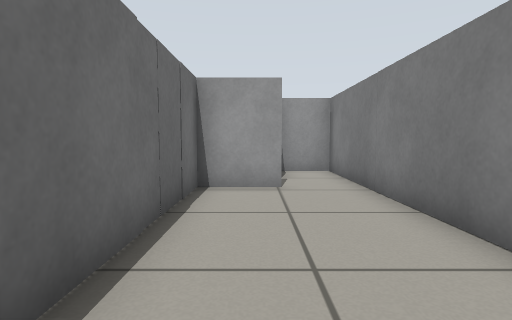
View 1 (above)

21 first-person views from a walk through a Gazebo world. The camera is 0.55 m above the floor, tilts 4° down and sees 80° across. The floor is counted in squares, 0.5 m on a side. Each view is taken from the middle of a square. On the plan, view 1 faces up. The plan holds only what a view shows up to about 12 squares ahead; the rest is blank. The robots in the file are not drawn.

View 2
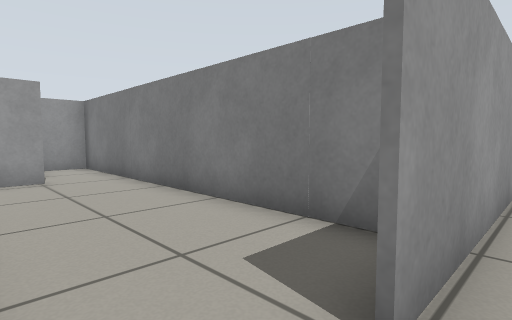

View 3
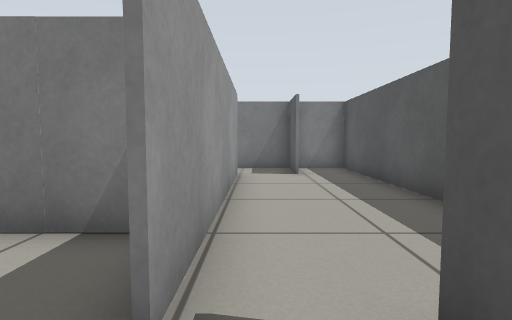

View 4
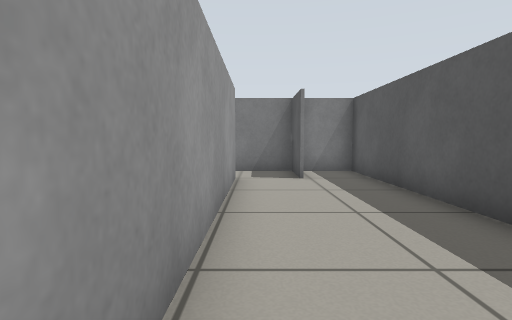

View 5
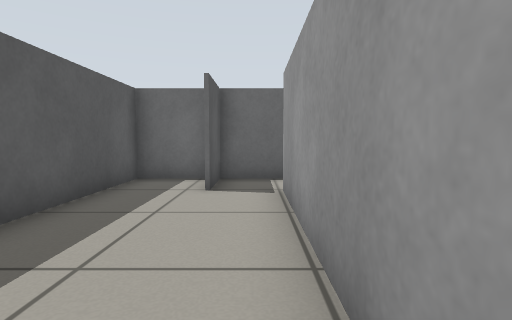

View 6
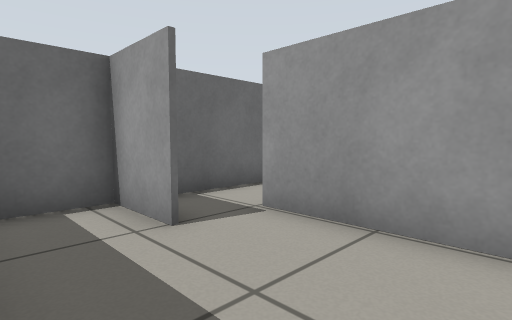

View 7
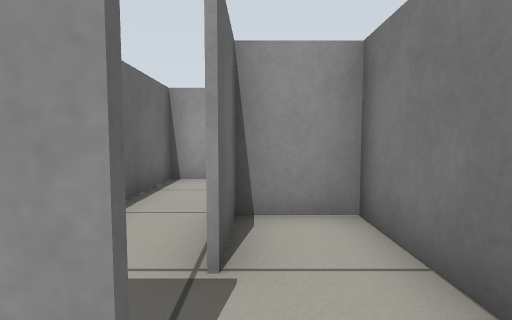

View 8
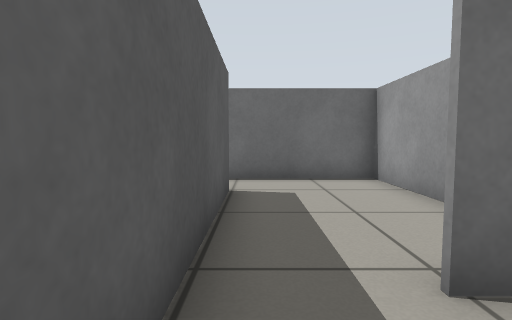

View 9
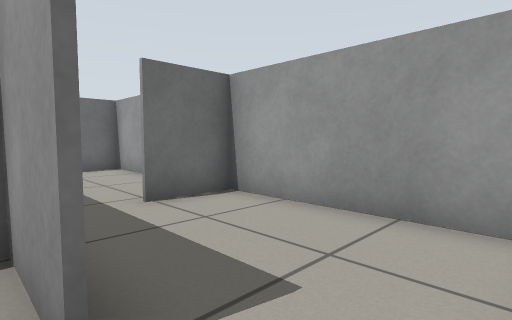

View 10
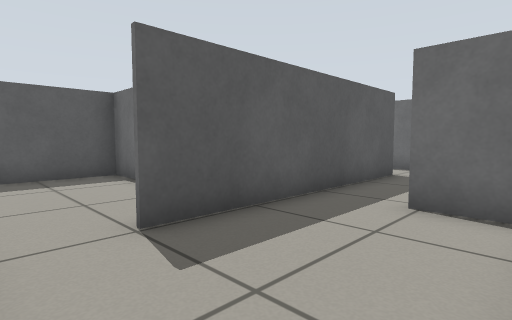

View 11
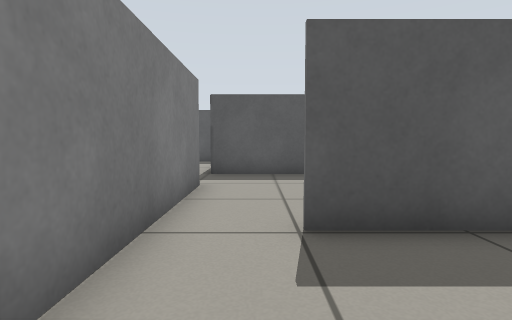

View 12
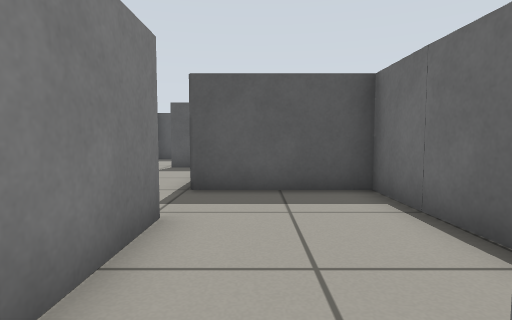

View 13
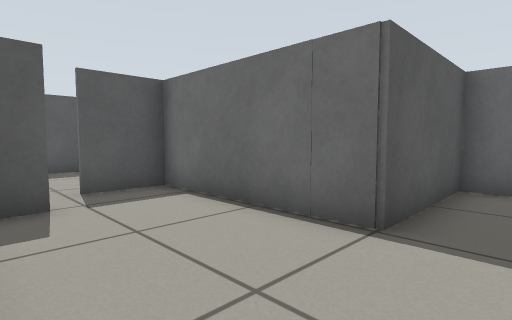

View 14
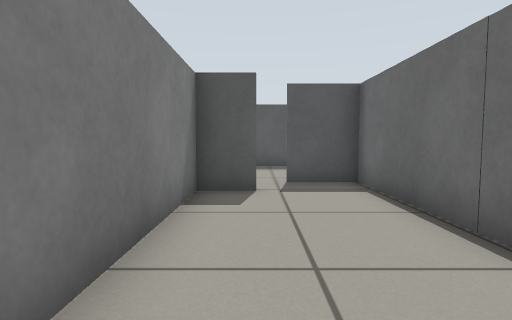

View 15
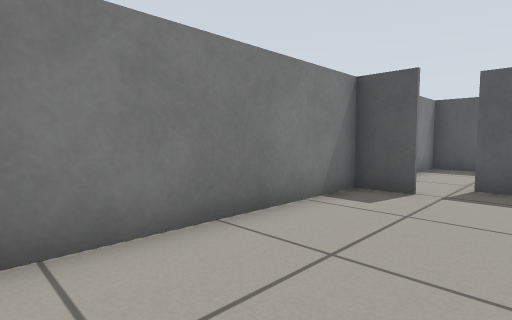

View 16
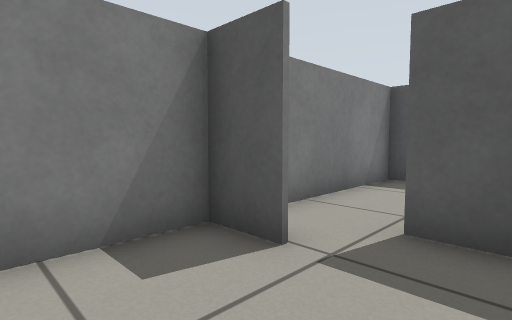

View 17
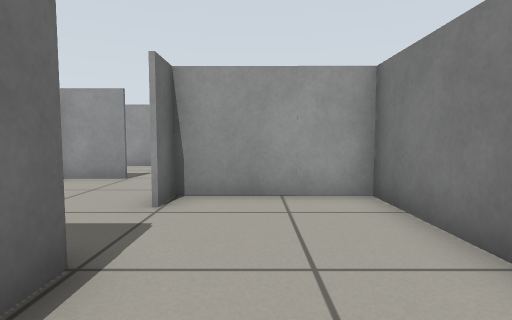

View 18
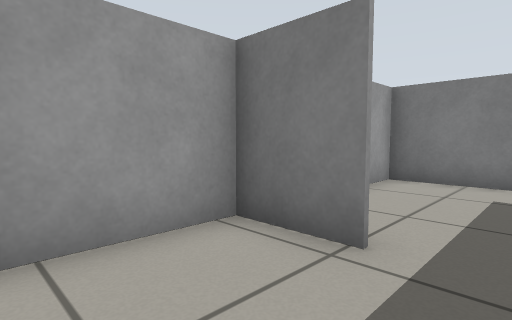

View 19
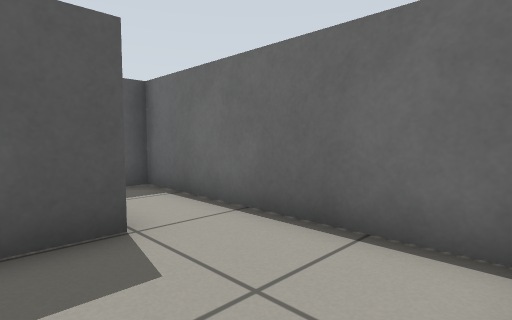

View 20
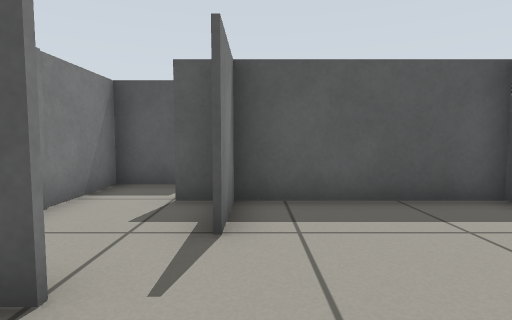

View 21
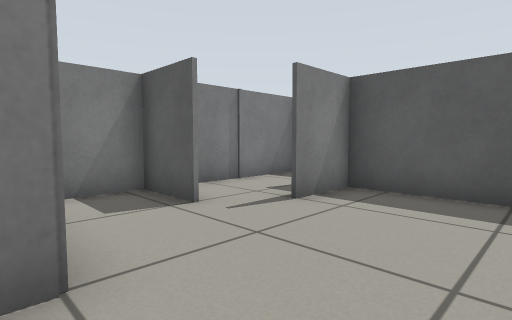

### Floor plan
Points are (right, up) in squares from view 1. A wall is a line through its corners. A room is listed if a view was taken in it or the views show most of it. See-through windows are left out.
Room 1 (views 1, 7)
walls: (0.6, 6.9) (-1.4, 6.9); (-1.3, 7.1) (-1.3, -0.6); (2.5, -0.6) (2.5, 6.6)
ways out: opening at (-0.5, -1) to room 2; opening at (1.5, 7) to room 10
Room 2 (views 2, 3, 4, 5, 6)
walls: (0.6, -3.1) (-1.4, -3.1); (8.4, -3.2) (10.3, -3.2) (10.3, -1.5); (8.5, -1.4) (0.5, -1.4); (-1.4, -3) (0.6, -3); (-1.3, -0.6) (-1.3, -5.3) (10.3, -5.3) (10.3, -3.5)
ways out: opening at (-0.5, -1) to room 1; opening at (9, -1) to room 6
Room 3 (views 8, 9, 10, 11, 12)
walls: (10.3, 9.4) (10.3, 14.3) (5.1, 14.3); (4.9, 14.2) (4.9, 12.2); (4.5, 10.4) (8.5, 10.4)
ways out: opening at (5, 11.5) to room 5; opening at (9.5, 10) to room 8
Room 4 (views 13, 14, 15, 16, 17)
walls: (9.4, 4.6) (10.4, 4.6) (10.4, 1.4); (12.9, 0.6) (14.3, 0.6) (14.3, 7.8) (10.4, 7.8) (10.4, 6.8)
ways out: opening at (10, 6) to room 8; opening at (11.5, 1) to room 9
Room 5 (views 18, 19)
walls: (0.5, 10.4) (4.5, 10.4); (4.9, 12.2) (4.9, 14.2); (5.1, 14.3) (-1.3, 14.3) (-1.3, 8.6)
ways out: opening at (5, 11.5) to room 3; opening at (-0.5, 9.5) to room 10
Room 6 (views 20, 21)
walls: (6.4, 4.4) (6.4, 4.9); (8.4, 2.1) (10.4, 2.1); (7.4, -1.4) (7.4, 0.6); (2.5, -1.3) (8.5, -1.3); (10.3, -1.5) (10.3, 3.6)
ways out: opening at (9, -1) to room 2
Room 7 (no view inside)
walls: (11, -5.3) (14.3, -5.3) (14.3, -1)
ways out: opening at (13.5, -1) to room 9
Room 8 (no view inside)
walls: (6.5, 8.1) (6.6, 4.6) (9.4, 4.6); (8.5, 10.3) (6.4, 10.3); (10.3, 6.7) (10.3, 9.4)
ways out: opening at (9.5, 10) to room 3; opening at (10, 6) to room 4
Room 9 (no view inside)
walls: (10.4, 1.4) (10.4, -0.6) (12.3, -0.6)
ways out: opening at (11.5, 1) to room 4; opening at (13.5, -1) to room 7
Room 10 (no view inside)
walls: (2.5, 6.6) (2.5, 10.3) (0.6, 10.3) (0.6, 8.4); (-1.3, 8.6) (-1.3, 7.1); (-1.4, 7) (-0.7, 7)
ways out: opening at (1.5, 7) to room 1; opening at (-0.5, 9.5) to room 5

Positions as (right, up) in squares from view 1, and headings:
1: (0, 0), facing up
2: (-1, -2), facing up-right
3: (-1, -2), facing right
4: (0, -2), facing right
5: (7, -2), facing left
6: (4, -5), facing up-left
7: (1, 6), facing up
8: (7, 11), facing left
9: (10, 10), facing up-left
10: (10, 14), facing down-left
11: (9, 14), facing down
12: (9, 11), facing down
13: (14, 6), facing down-left
14: (13, 7), facing down
15: (11, 7), facing down-right
16: (11, 3), facing down-right
17: (12, 2), facing up
18: (2, 11), facing up-right
19: (2, 14), facing down-left
20: (7, 4), facing down
21: (4, 5), facing down-right
